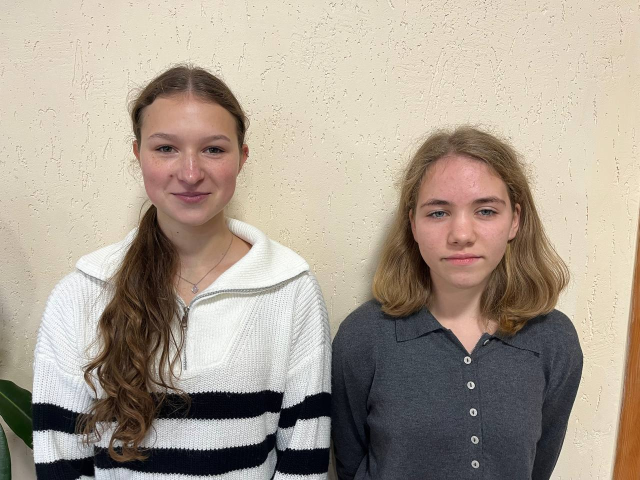
#> input picture image4.jpg, 1280 x 960 px, found by its file name (shown at 1/2 size)
$ python HW_lesson4.py
#> lines starting #> are read from the running program, lines starting #| are printed output that depends on the picture; after the words box and inside, x2 and y2 are one past the last pixel; in counts of white or black regions, pixels touching at a corner belong together
import cv2
import numpy as np
img = cv2.imread('image/image4.jpg')
#> img is the input picture: shape (960, 1280, 3); mean B, G, R 145.6, 158.8, 170.3
scale = 1
img = cv2.resize(img, (440, 230))
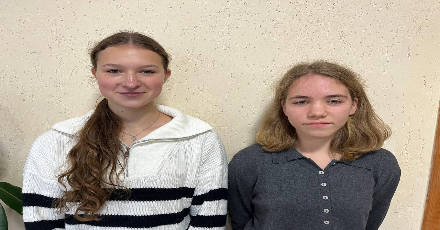
#> img: shape (230, 440, 3); mean B, G, R 145.5, 158.7, 170.2
img = cv2.resize(img, (img.shape[1] // scale, img.shape[0] // scale))
print(img.shape)
#| (230, 440, 3)
img_copy_color = img.copy()
img_copy = img.copy()

img_copy = cv2.cvtColor(img_copy, cv2.COLOR_BGR2GRAY)
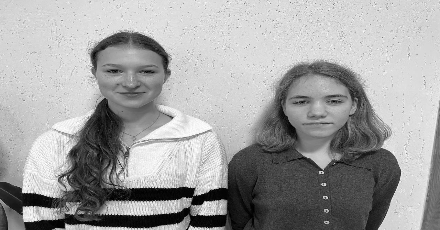
#> img_copy: shape (230, 440); min 0, max 254, mean 160.6
img_copy = cv2.GaussianBlur(img_copy, (11, 11), 2)
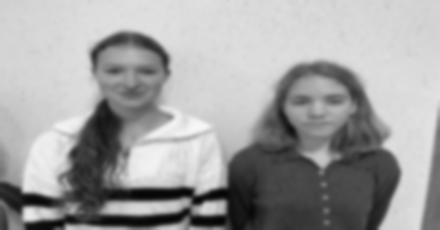
#> img_copy: shape (230, 440); min 5, max 247, mean 160.6

img_copy = cv2.equalizeHist(img_copy)
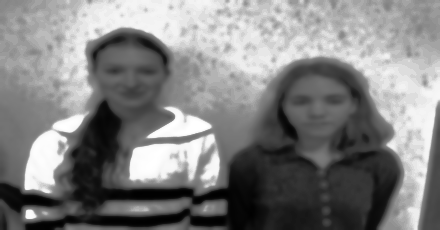
#> img_copy: shape (230, 440); min 0, max 255, mean 129.6
#
img_copy = cv2.Canny(img_copy, 30, 90)
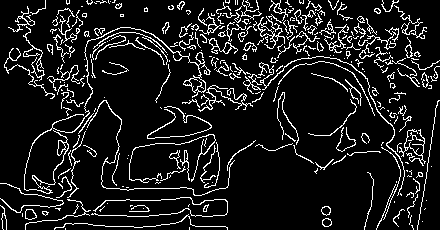
#> img_copy: shape (230, 440); 10.8% white in thin lines or dots

contours, hierarchy = cv2.findContours(img_copy, cv2.RETR_EXTERNAL, cv2.CHAIN_APPROX_SIMPLE)
#> contours = 300 contours, 264 with area under 20; largest, box (x1, y1, x2, y2) and area: (24, 27, 211, 194) 473, (257, 16, 285, 49) 149, (258, 56, 405, 196) 113, (208, 38, 238, 54) 112, (25, 209, 37, 220) 88
for cnt in contours:
    area = cv2.contourArea(cnt)
    if area > 100:
        x, y, w, h = cv2.boundingRect(cnt)

        cv2.drawContours(img_copy_color, [cnt], -1, (0, 255, 0), 2)

        cv2.rectangle(img_copy_color, (x, y), (x + w, y + h), (0, 255, 0), 2)
        text_y = y - 5 if y - 5 > 10 else y + 15
        text = f'x:{x}, y: {y}, S:{int(area)}'
        cv2.putText(img_copy_color, text, (x, text_y), cv2.FONT_HERSHEY_SIMPLEX, 0.5, (0, 0, 255), 1)
#> this loop made 300 passes
#> (area, x, y, w, h, text_y, text) on passes 160, 193, 220, 244: (113, 258, 56, 147, 140, 51, 'x:258, y: 56, S:113'), (112, 208, 38, 30, 16, 33, 'x:208, y: 38, S:112'), (473, 24, 27, 187, 167, 22, 'x:24, y: 27, S:473'), (149, 257, 16, 28, 33, 11, 'x:257, y: 16, S:149')
#> area on passes 5, 11, 15, 27, 35, 59: 60, 88, 62.5, 27, 24, 36.5
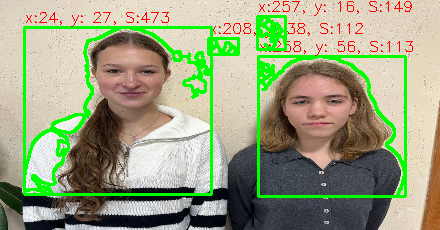
#> img_copy_color: shape (230, 440, 3); 9.52% of pixels changed, all inside (x1, y1, x2, y2) = (23, 1, 413, 198)


cv2.imshow('image', img_copy_color)
cv2.imshow('copy border', img_copy)
# cv2.imshow('borders', img)
cv2.waitKey(0)
cv2.destroyAllWindows()

$ run again, with image.jpg copied over image4.jpg
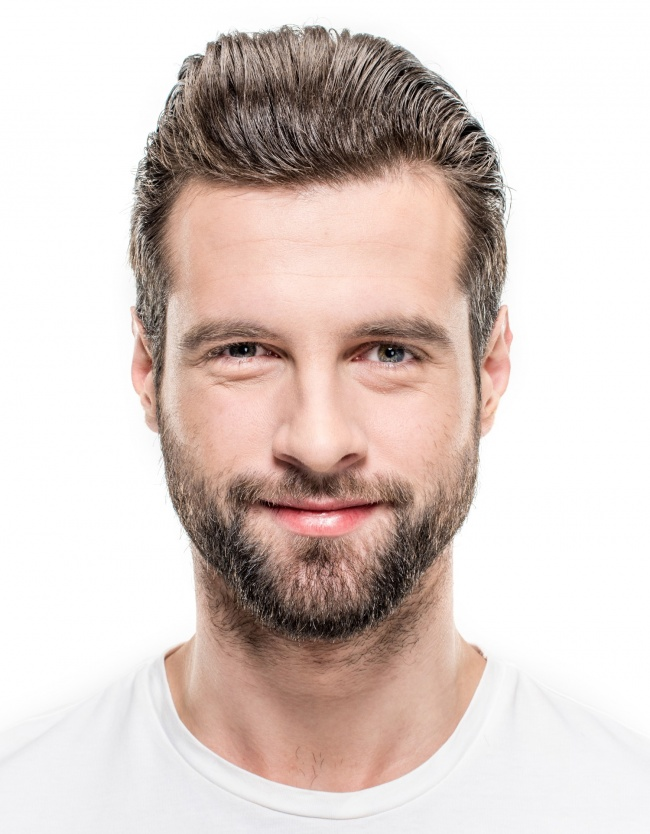
#> input picture image.jpg, 650 x 834 px, found by its file name
#> img is the input picture: shape (834, 650, 3); mean B, G, R 199, 204.4, 218.5
#> img: shape (230, 440, 3)
#| (230, 440, 3)
#> `img_copy = cv2.Canny(img_copy, 30, 90)`:
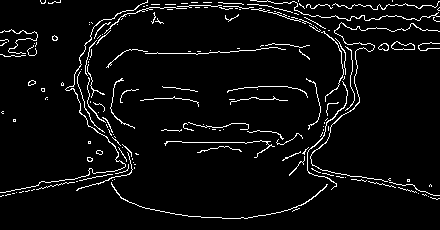
#> img_copy: shape (230, 440); 4.9% white in thin lines or dots
#> contours = 176 contours, 168 with area under 20; largest, box (x1, y1, x2, y2) and area: (391, 41, 415, 50) 126, (0, 0, 148, 193) 53, (378, 43, 389, 51) 52, (310, 22, 440, 182) 44, (307, 81, 348, 190) 38, (111, 182, 328, 219) 34, (28, 80, 36, 86) 24, (250, 0, 440, 21) 20
#> the loop `for cnt in contours:` made 176 passes
#> (area, x, y, w, h, text_y, text) on pass 116: (126, 391, 41, 24, 9, 36, 'x:391, y: 41, S:126')
#> after the loop `for cnt in contours:`:
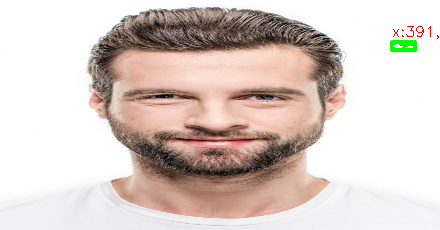
#> img_copy_color: shape (230, 440, 3); mean B, G, R 198, 204.1, 217.7
